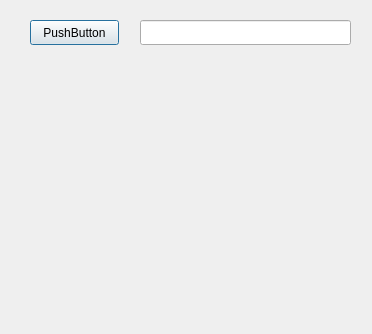
<?xml version="1.0" encoding="UTF-8"?>
<ui version="4.0">
 <class>Dialog</class>
 <widget class="QDialog" name="Dialog">
  <property name="geometry">
   <rect>
    <x>0</x>
    <y>0</y>
    <width>372</width>
    <height>334</height>
   </rect>
  </property>
  <property name="windowTitle">
   <string>Dialog</string>
  </property>
  <widget class="QPushButton" name="pushButton">
   <property name="geometry">
    <rect>
     <x>30</x>
     <y>20</y>
     <width>89</width>
     <height>25</height>
    </rect>
   </property>
   <property name="text">
    <string>PushButton</string>
   </property>
  </widget>
  <widget class="QLineEdit" name="lineEdit">
   <property name="geometry">
    <rect>
     <x>140</x>
     <y>20</y>
     <width>211</width>
     <height>25</height>
    </rect>
   </property>
  </widget>
 </widget>
 <resources/>
 <connections/>
</ui>
